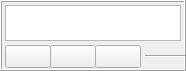
   <widget class="QFrame" name="frame_6">
    <property name="geometry">
     <rect>
      <x>880</x>
      <y>635</y>
      <width>186</width>
      <height>71</height>
     </rect>
    </property>
    <property name="frameShape">
     <enum>QFrame::Box</enum>
    </property>
    <property name="frameShadow">
     <enum>QFrame::Raised</enum>
    </property>
    <widget class="QPushButton" name="pushButton_33">
     <property name="geometry">
      <rect>
       <x>5</x>
       <y>45</y>
       <width>46</width>
       <height>23</height>
      </rect>
     </property>
     <property name="text">
      <string/>
     </property>
     <property name="icon">
      <iconset>
       <normaloff>elements/icons/pause.png</normaloff>elements/icons/pause.png</iconset>
     </property>
    </widget>
    <widget class="QTextBrowser" name="textBrowser_3">
     <property name="geometry">
      <rect>
       <x>5</x>
       <y>5</y>
       <width>176</width>
       <height>36</height>
      </rect>
     </property>
    </widget>
    <widget class="QPushButton" name="pushButton_41">
     <property name="geometry">
      <rect>
       <x>50</x>
       <y>45</y>
       <width>46</width>
       <height>23</height>
      </rect>
     </property>
     <property name="text">
      <string/>
     </property>
     <property name="icon">
      <iconset>
       <normaloff>elements/icons/skip_right.png</normaloff>elements/icons/skip_right.png</iconset>
     </property>
     <property name="iconSize">
      <size>
       <width>18</width>
       <height>18</height>
      </size>
     </property>
    </widget>
    <widget class="QPushButton" name="pushButton_60">
     <property name="geometry">
      <rect>
       <x>95</x>
       <y>45</y>
       <width>46</width>
       <height>23</height>
      </rect>
     </property>
     <property name="text">
      <string/>
     </property>
     <property name="icon">
      <iconset>
       <normaloff>elements/icons/shuffle.png</normaloff>elements/icons/shuffle.png</iconset>
     </property>
     <property name="iconSize">
      <size>
       <width>18</width>
       <height>18</height>
      </size>
     </property>
    </widget>
    <widget class="Line" name="line_2">
     <property name="geometry">
      <rect>
       <x>145</x>
       <y>55</y>
       <width>40</width>
       <height>3</height>
      </rect>
     </property>
     <property name="orientation">
      <enum>Qt::Horizontal</enum>
     </property>
    </widget>
   </widget>
